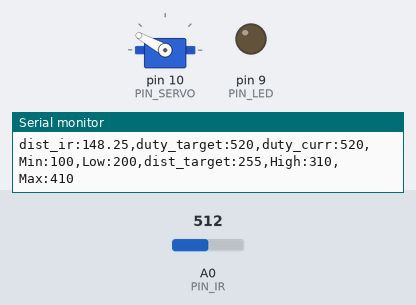
A sketch run on a simulated Arduino Uno, built with avr-gcc and run on an emulated ATmega328P. Parts: servo, output pins drawn as LEDs (lit = HIGH), the last lines printed to the serial monitor. The inputs (shaded band) are chosen by the test bench; at power-on: A0 (PIN_IR) = 512.

Above: at 1.2 s.
1.3 s: A0 (PIN_IR) set to 355
2.8 s: A0 (PIN_IR) set to 338
At 3.8 s:
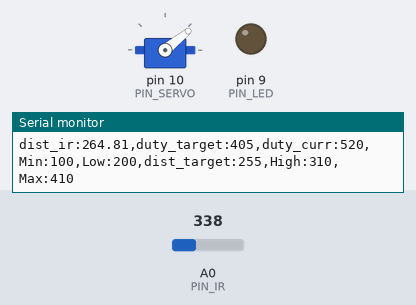
4.3 s: A0 (PIN_IR) set to 420
At 5.0 s:
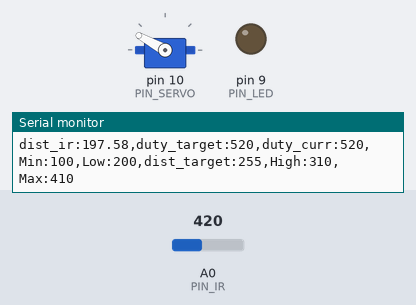
5.8 s: A0 (PIN_IR) set to 306
At 6.1 s:
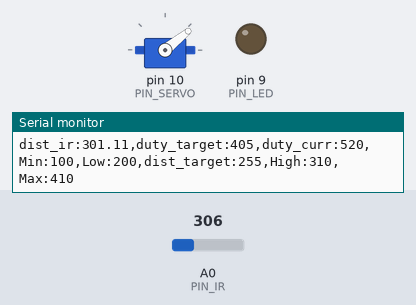
Timing chart, 0 to 8.3 s (numbered marks = the images above; inputs shaded):
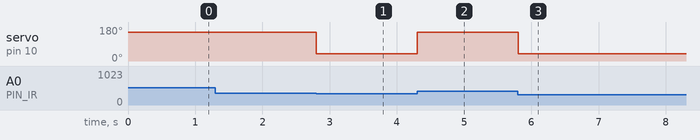

Measured:
- the behaviour switches between 348 and 347 on A0 (PIN_IR) (found by bisection; images 0 and 1)
- after the input at 2.8 s, servo on pin 10 (PIN_SERVO): 151° → 39° at once
- after the input at 4.3 s, servo on pin 10 (PIN_SERVO): 39° → 151° at once
- after the input at 5.8 s, servo on pin 10 (PIN_SERVO): 151° → 39° at once

The sketch:

bangbang_control.ino
```cpp
#include <Servo.h>     // [20213066] 서보모터 라이브러리 사용

// Arduino pin assignment
#define PIN_LED 9          // [20200000] LED 핀 정의
#define PIN_SERVO 10       // [20213069] servo 핀 정의
#define PIN_IR A0      // [20213077] analong 핀 정의

// Framework setting
#define _DIST_TARGET 255  // [20213080] 멈추려는 목표거리 정의
#define _DIST_MIN 100 // [20213058] 측정 최소거리, 플로터 범위
#define _DIST_MAX 410    // [20213065] 측정 최대거리,플로터 범위


// Distance sensor
#define _DIST_ALPHA 0.7

// Servo range
#define _DUTY_MIN 950    // [20213060] 서보 duty 최소값
#define _DUTY_NEU 1476    // [20213064] 서보 duty 중간값
#define _DUTY_MAX 2100    // [20213079] 서보 duty 최댓값

// Servo speed control
#define _SERVO_ANGLE 30       // [20213062] 서보 각도
#define _SERVO_SPEED 1000     // [20213075] 서보의 속도

// Event periods
#define _INTERVAL_DIST 20   // [20213058] 거리측정 주기
#define _INTERVAL_SERVO 20    // [20213055] 서보 조정 주기
#define _INTERVAL_SERIAL 100  // [20213058] 시리얼 제어 주기

// PID parameters


// Servo instance
Servo myservo;    // [20213068] 서보 변수명을 myservo로 선언

// Distance sensor
float dist_target; // location to send the ball
float dist_raw, dist_ema, alpha;    // [20213077] 측정값, ema필터 적용값

// Event periods
unsigned long last_sampling_time_dist, last_sampling_time_servo, last_sampling_time_serial;
bool event_dist, event_servo, event_serial; // [20213072] 거리, 서보, 시리얼 측정 여부

// Servo speed control
int duty_chg_per_interval; // [20213058]한 주기 당 제어할 최대 duty값
int duty_target, duty_curr; // [20213055] 목표 pulse주기값, 현재 pulse주기값


void setup() {
// initialize GPIO pins for LED and attach servo
pinMode(PIN_LED,OUTPUT);
myservo.attach(PIN_SERVO);


// initialize serial port
Serial.begin(115200); // [20213058]

// move servo to neutral position
duty_curr = _DUTY_MAX; // [20213075] 초기화
myservo.writeMicroseconds(duty_curr); // [20213078] 서보 중립위치
// initialize global variables
dist_target = _DIST_TARGET;

alpha = _DIST_ALPHA;

dist_raw = dist_ema = ir_distance();


last_sampling_time_dist = 0; // [20213078] last_sampling_time_dist 초기화
last_sampling_time_servo = 0; // [20213055]
last_sampling_time_serial = 0; // [20213080]

event_dist = event_servo = event_serial = false;

// convert angle speed into duty change per interval.
  duty_chg_per_interval = (float)(_DUTY_MAX - _DUTY_MIN) * _SERVO_SPEED / ((float)_SERVO_ANGLE) * _INTERVAL_SERVO / 1000; // [20213078] 한 주기 당 제어할 최대 duty값 초기화
}


void loop() {

/////////////////////
// Event generator //
/////////////////////
  unsigned long time_curr = millis();
  if(time_curr >= last_sampling_time_dist + _INTERVAL_DIST) {
        last_sampling_time_dist += _INTERVAL_DIST;
        event_dist = true;
  }
  if(time_curr >= last_sampling_time_servo + _INTERVAL_SERVO) {
        last_sampling_time_servo += _INTERVAL_SERVO;
        event_servo = true;
  }
  if(time_curr >= last_sampling_time_serial + _INTERVAL_SERIAL) {
        last_sampling_time_serial += _INTERVAL_SERIAL;
        event_serial = true;
  }
//[20213080]


////////////////////
// Event handlers //
////////////////////


  if(event_dist) {
     event_dist = false; //[20213078]
  // get a distance reading from the distance sensor
      dist_raw = ir_distance_filtered(); // [20213055]
      dist_ema = (1 - _DIST_ALPHA) * dist_ema + _DIST_ALPHA * dist_raw;  //[20213075]

  if(event_servo) {
  event_servo = false; // [20213078]

// adjust duty_curr toward duty_target by duty_chg_per_interval
  if(dist_ema < _DIST_TARGET) {
  duty_target = _DUTY_MAX;
  }
  else if(dist_ema > _DIST_TARGET) {
  duty_target = _DUTY_MIN;
  }
}
  // update servo position
  myservo.writeMicroseconds(duty_target); // [20213058]


  if(event_serial) {
    event_serial = false; // [20213078]
    Serial.print("dist_ir:");
    Serial.print(dist_ema);
    Serial.print(",duty_target:");
    Serial.print(map(duty_target,1000,2000,410,510));
    Serial.print(",duty_curr:");
    Serial.print(map(duty_curr,1000,2000,410,510));
    Serial.println(",Min:100,Low:200,dist_target:255,High:310,Max:410"); // [20213071]
// Min :측정 최소거리, Max : 최대거리, Low : 목표구역 최소거리, dist_target :기준이 되는 거리, High : 목표구역 최대거리 값을 시리얼 모니터에 표시

  }
}
}

float ir_distance(void){ // return value unit: mm
  int a = 65;
  int b = 248;
  float val;
  float volt = float(analogRead(PIN_IR));
  val = ((6762.0/(volt-9.0))-4.0) * 10.0;
  val = 100 + 300.0 / (b - a) * (val - a);
  return val;
} // [20213075]

float ir_distance_filtered(void){ // return value unit: mm
  return ir_distance(); // for now, just use ir_distance() without noise filter.
}
```
